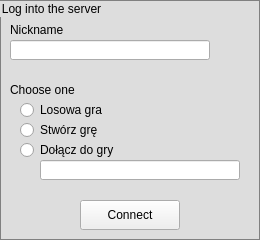
   <widget class="QGroupBox" name="groupBox">
    <property name="geometry">
     <rect>
      <x>270</x>
      <y>280</y>
      <width>260</width>
      <height>240</height>
     </rect>
    </property>
    <property name="styleSheet">
     <string notr="true">QGroupBox{
	background-color: #DDDDDD;
	border: 1px solid gray;
}

QPushButton:checked{
	background-color: #CEA877;
	border: 1px solid gray;
}</string>
    </property>
    <property name="title">
     <string>Log into the server</string>
    </property>
    <widget class="QPushButton" name="connectButton">
     <property name="geometry">
      <rect>
       <x>80</x>
       <y>200</y>
       <width>100</width>
       <height>30</height>
      </rect>
     </property>
     <property name="text">
      <string>Connect</string>
     </property>
    </widget>
    <widget class="QLabel" name="label">
     <property name="geometry">
      <rect>
       <x>10</x>
       <y>20</y>
       <width>100</width>
       <height>20</height>
      </rect>
     </property>
     <property name="text">
      <string>Nickname</string>
     </property>
    </widget>
    <widget class="QLabel" name="label_2">
     <property name="geometry">
      <rect>
       <x>10</x>
       <y>80</y>
       <width>100</width>
       <height>20</height>
      </rect>
     </property>
     <property name="text">
      <string>Choose one</string>
     </property>
    </widget>
    <widget class="QRadioButton" name="gameModeRadio">
     <property name="geometry">
      <rect>
       <x>20</x>
       <y>100</y>
       <width>120</width>
       <height>20</height>
      </rect>
     </property>
     <property name="text">
      <string>Losowa gra</string>
     </property>
    </widget>
    <widget class="QRadioButton" name="gameModeRadio_2">
     <property name="geometry">
      <rect>
       <x>20</x>
       <y>120</y>
       <width>120</width>
       <height>20</height>
      </rect>
     </property>
     <property name="text">
      <string>Stwórz grę</string>
     </property>
    </widget>
    <widget class="QRadioButton" name="gameModeRadio_3">
     <property name="geometry">
      <rect>
       <x>20</x>
       <y>140</y>
       <width>120</width>
       <height>20</height>
      </rect>
     </property>
     <property name="text">
      <string>Dołącz do gry</string>
     </property>
    </widget>
    <widget class="QLineEdit" name="nicknameEdit">
     <property name="geometry">
      <rect>
       <x>10</x>
       <y>40</y>
       <width>200</width>
       <height>20</height>
      </rect>
     </property>
    </widget>
    <widget class="QLineEdit" name="joinGameEdit">
     <property name="geometry">
      <rect>
       <x>40</x>
       <y>160</y>
       <width>200</width>
       <height>20</height>
      </rect>
     </property>
    </widget>
   </widget>
